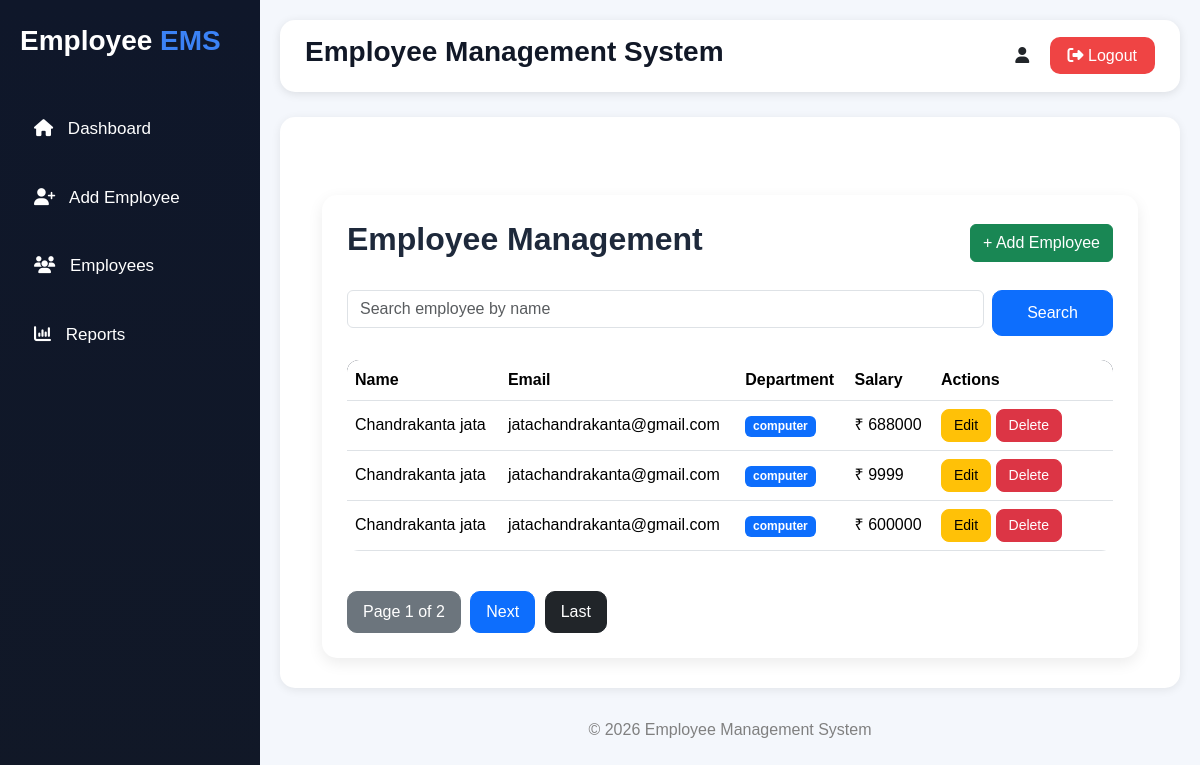
/employees/, run on the app's committed database.
### epmployees/models.py (models this page shows, shortened)
class Employee(models.Model):
    name = models.CharField(max_length=100)
    email = models.EmailField()
    department = models.CharField(max_length=100)
    salary = models.IntegerField()

### epmployees/views.py (the view)
# urls.py: path('', views.employee_list, name='employee_list'),
def employee_list(request):
    search = request.GET.get('search')
    if search:
        employee_list = Employee.objects.filter(name__icontains=search)
    else:
        employee_list = Employee.objects.all()
    paginator = Paginator(employee_list, 3)
    page_number = request.GET.get('page')
    employees = paginator.get_page(page_number)
    return render(request, 'epmployees/list.html', {'employees': employees})

### epmployees/templates/epmployees/list.html (shortened to what this page needs)
{% extends 'epmployees/base.html' %}
{% block content %}
<div class="container mt-5">
    <div class="employee-card">
        <div class="d-flex justify-content-between align-items-center mb-4">
            <h2 class="page-title">
                Employee Management
            </h2>
            <a href="{% url 'add_employee' %}" class="btn btn-success">
                + Add Employee
            </a>
        </div>
        <form method="GET" class="row g-2 mb-4">
            <div class="col-md-10">
                <input type="text"
                       name="search"
                       class="form-control"
                       placeholder="Search employee by name">
            </div>
            <div class="col-md-2">
                <button type="submit"
                        class="btn btn-primary w-100 search-btn">
                    Search
                </button>
            </div>
        </form>
        <div class="table-responsive">
            <table class="table table-hover align-middle">
                <thead>
                    <tr>
                        <th>Name</th>
                        <th>Email</th>
                        <th>Department</th>
                        <th>Salary</th>
                        <th width="180">Actions</th>
                    </tr>
                </thead>
                <tbody>
                {% for emp in employees %}
                    <tr>
                        <td>{{ emp.name }}</td>
                        <td>{{ emp.email }}</td>
                        <td>
                            <span class="badge bg-primary">
                                {{ emp.department }}
                            </span>
                        </td>
                        <td>
                            ₹ {{ emp.salary }}
                        </td>
                        <td>
                            <a href="{% url 'update_employee' emp.id %}"
                               class="btn btn-warning btn-sm action-btn">
                                Edit
                            </a>
                            <a href="{% url 'delete_employee' emp.id %}"
                               class="btn btn-danger btn-sm action-btn"
                               onclick="return confirm('Delete this employee?')">
                                Delete
                            </a>
                        </td>
                    </tr>
                {% empty %}
                    <tr>
                        <td colspan="5" class="text-center text-muted">
                            No Employees Found
                        </td>
                    </tr>
                {% endfor %}
                </tbody>
            </table>
        </div>
        <div class="pagination-box mt-4">
            <span class="btn btn-secondary">
                Page {{ employees.number }}
                of
                {{ employees.paginator.num_pages }}
            </span>
            {% if employees.has_next %}
                <a href="?page={{ employees.next_page_number }}"
                   class="btn btn-primary">
                   Next
                </a>
                <a href="?page={{ employees.paginator.num_pages }}"
                   class="btn btn-dark">
                   Last
                </a>
            {% endif %}
        </div>
    </div>
</div>
{% endblock %}

### epmployees/templates/epmployees/base.html (shortened to what this page needs)
{% load static %}
<!DOCTYPE html>
<html lang="en">
<head>
    <link href="https://cdn.jsdelivr.net/npm/bootstrap@5.3.3/dist/css/bootstrap.min.css" rel="stylesheet">
    <link rel="stylesheet"
    href="https://cdnjs.cloudflare.com/ajax/libs/font-awesome/6.5.1/css/all.min.css"/>
</head>
<body>
    <div class="sidebar">
        <div class="logo">
            Employee <span>EMS</span>
        </div>
        <div class="menu">
            <a href="/employees/">
                <i class="fa-solid fa-house"></i>
                Dashboard
            </a>
            <a href="/employees/add/">
                <i class="fa-solid fa-user-plus"></i>
                Add Employee
            </a>
            <a href="#">
                <i class="fa-solid fa-users"></i>
                Employees
            </a>
            <a href="#">
                <i class="fa-solid fa-chart-column"></i>
                Reports
            </a>
        </div>
    </div>
    <div class="main-content">
        <div class="top-navbar">
            <h3>Employee Management System</h3>
            <div>
                <span class="me-3">
                    <i class="fa-solid fa-user"></i>
                </span>
                <a href="{% url 'logout' %}" class="logout-btn">
                    <i class="fa-solid fa-right-from-bracket"></i>
                    Logout
                </a>
            </div>
        </div>
        <div class="content-box">
            {% block content %}
            {% endblock %}
        </div>
        <div class="footer">
            © 2026 Employee Management System
        </div>
    </div>
</body>
</html>

### epmployees/templates/epmployees/base.html (style rules this page uses)
* { margin:0; padding:0; box-sizing:border-box; }
body { background:#f4f7fc; font-family:Arial, sans-serif; }
.sidebar { width:260px; height:100vh; position:fixed; background:linear-gradient(to bottom,#0f172a,#111827); color:white; padding:20px; }
.logo { font-size:28px; font-weight:bold; margin-bottom:40px; }
.logo span { color:#3b82f6; }
.menu a { display:block; color:white; text-decoration:none; padding:14px; margin-bottom:15px; border-radius:10px; transition:0.3s; font-size:17px; }
.menu i { margin-right:10px; }
.main-content { margin-left:260px; padding:20px; }
.top-navbar { background:white; padding:15px 25px; border-radius:15px; display:flex; justify-content:space-between; align-items:center; box-shadow:0 2px 10px rgba(0,0,0,0.1); }
.top-navbar h3 { font-weight:bold; color:#111827; }
.logout-btn { background:#ef4444; color:white; padding:10px 18px; border-radius:10px; text-decoration:none; transition:0.3s; }
.content-box { background:white; padding:30px; margin-top:25px; border-radius:15px; box-shadow:0 2px 10px rgba(0,0,0,0.08); }
.footer { text-align:center; margin-top:30px; color:gray; }

### epmployees/templates/epmployees/list.html (style rules this page uses)
body { background: #f4f7fc; }
.page-title { font-weight: bold; color: #1e293b; }
.employee-card { background: white; padding: 25px; border-radius: 15px; box-shadow: 0 5px 15px rgba(0,0,0,0.08); }
.search-btn { border-radius: 10px; padding: 10px 20px; }
.table { border-radius: 12px; overflow: hidden; }
.table thead { background: linear-gradient(to right, #0f172a, #1e293b); color: white; }
.action-btn { border-radius: 8px; padding: 5px 12px; font-size: 14px; font-weight: 500; }
.pagination-box a, .pagination-box span { border-radius: 10px; padding: 8px 15px; margin-right: 5px; }

### data on the page
Employee: name "Chandrakanta jata", email "jatachandrakanta@gmail.com", department "computer", salary "688000"
Employee: name "Chandrakanta jata", email "jatachandrakanta@gmail.com", department "computer", salary "9999"
Employee: name "Chandrakanta jata", email "jatachandrakanta@gmail.com", department "computer", salary "600000"

### other printed values
{{ employees.number }} "1"
{{ employees.paginator.num_pages }} "2"
